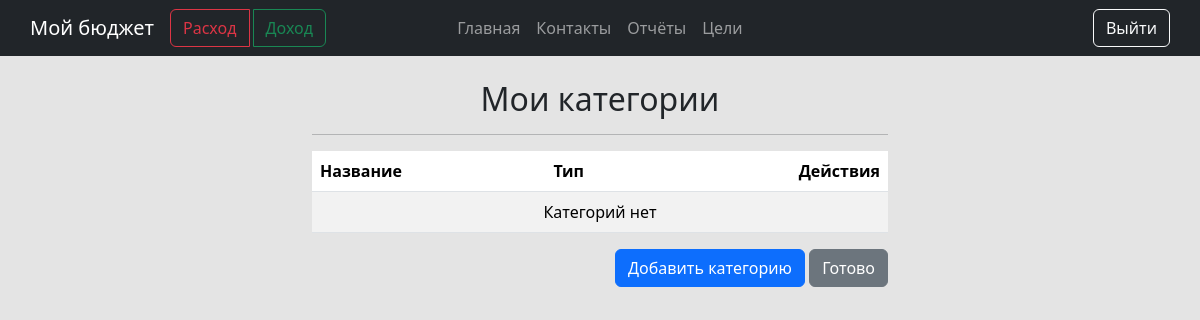
/categories/ (signed in), run on an earlier commit of the app's database.
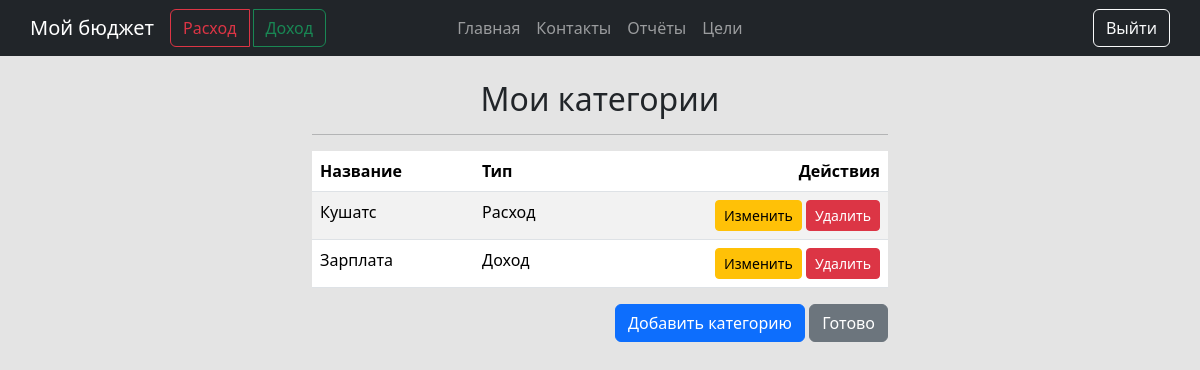
And on a later commit of the database.
### main/models.py (models this page shows, shortened)
class Category(models.Model):
    user = models.ForeignKey(User, on_delete=models.CASCADE, related_name='categories')  # ← добавлено
    TYPE_CHOICES = [
        ('income', 'Доход'),
        ('expense', 'Расход'),
    ]
    name = models.CharField(max_length=50, verbose_name='Название категории')
    type = models.CharField(max_length=10, choices=TYPE_CHOICES, verbose_name='Тип')

### main/views.py (the view)
# urls.py: path('categories/', views.categories_list, name='categories_list'),
@login_required
def categories_list(request):
    categories = Category.objects.filter(user=request.user).order_by('type', 'name')
    return render(request, 'main/categories/list.html', {'categories': categories})

### main/templates/main/categories/list.html (shortened to what this page needs)
{% extends 'main/base.html' %}
{% block content %}
<div class="container mt-4" style="max-width: 600px;">
    <h2 class="text-center">Мои категории</h2>
    <hr class="mx-auto" style="max-width: 600px;">
    <table class="table table-striped">
        <thead>
            <tr>
                <th>Название</th>
                <th>Тип</th>
                <th class="text-end">Действия</th>
            </tr>
        </thead>
        <tbody>
            {% for cat in categories %}
            <tr>
                <td>{{ cat.name }}</td>
                <td>{{ cat.get_type_display }}</td>
                <td class="text-end">
                    <a href="{% url 'main:category_edit' cat.id %}" class="btn btn-sm btn-warning">Изменить</a>
                    <a href="{% url 'main:category_delete' cat.id %}" class="btn btn-sm btn-danger">Удалить</a>
                </td>
            </tr>
            {% empty %}
            <tr><td colspan="3" class="text-center">Категорий нет</td></tr>
            {% endfor %}
        </tbody>
    </table>
    <div class="text-end mb-3">
        <a href="{% url 'main:category_add' %}" class="btn btn-primary">Добавить категорию</a>
        <a href="{{ next_url }}" class="btn btn-secondary">Готово</a>
    </div>
</div>
{% endblock %}

### main/templates/main/base.html (shortened to what this page needs)
{% load static %}
<!DOCTYPE html>
<html lang="ru">
<head>
    <link rel="stylesheet" href="https://cdn.jsdelivr.net/npm/bootstrap@5.3.8/dist/css/bootstrap.min.css">
    <link rel="stylesheet" href="{% static 'main/css/main.css' %}">
</head>
<body>
    <nav class="navbar navbar-expand-lg navbar-dark bg-dark mb-4">
        <div class="container position-relative">
            <div class="d-flex align-items-center position-absolute start-0">
                <a class="navbar-brand me-3" href="/">Мой бюджет</a>
                {% if user.is_authenticated %}
                <div class="btn-group" role="group" aria-label="Добавить транзакцию">
                    <a class="btn btn-outline-danger me-1" href="{% url 'main:transaction_add' 'expense' %}">Расход</a>
                    <a class="btn btn-outline-success" href="{% url 'main:transaction_add' 'income' %}">Доход</a>
                </div>
                {% endif %}
            </div>
            <ul class="navbar-nav mx-auto text-center">
                <li class="nav-item">
                    <a class="nav-link {% if request.path == '/' %}active{% endif %}" href="/">Главная</a>
                </li>
                <li class="nav-item">
                    <a class="nav-link {% if request.path == '/contact/' %}active{% endif %}" href="/">Контакты</a>
                </li>
                {% if user.is_authenticated %}
                <li class="nav-item">
                    <a class="nav-link {% if request.path == '/reports/' %}active{% endif %}" href="/reports/">Отчёты</a>
                </li>
                <li class="nav-item">
                    <a class="nav-link {% if request.path == '/goals/' %}active{% endif %}" href="/goals/">Цели</a>
                </li>
                {% endif %}
            </ul>
            <div class="position-absolute end-0">
                {% if request.user.is_authenticated %}
                    <a href="{% url 'main:logout' %}" class="btn btn-outline-light ms-2">Выйти</a>
                {% else %}
                    <a href="{% url 'main:login' %}" class="btn btn-outline-light ms-3">Войти</a>
                {% endif %}
            </div>
        </div>
    </nav>
    <div class="container">
        {% block content %}
        {% endblock %}
    </div>
</body>
</html>

### main/static/main/css/main.css (style rules this page uses)
body { background-color: rgb(228, 228, 228); }

What changed in the data, as far as the page shows it:
added Category: name "Кушатс", type "Расход"
added Category: name "Зарплата", type "Доход"
Also different on the page:
text no longer shown: "Категорий нет"
